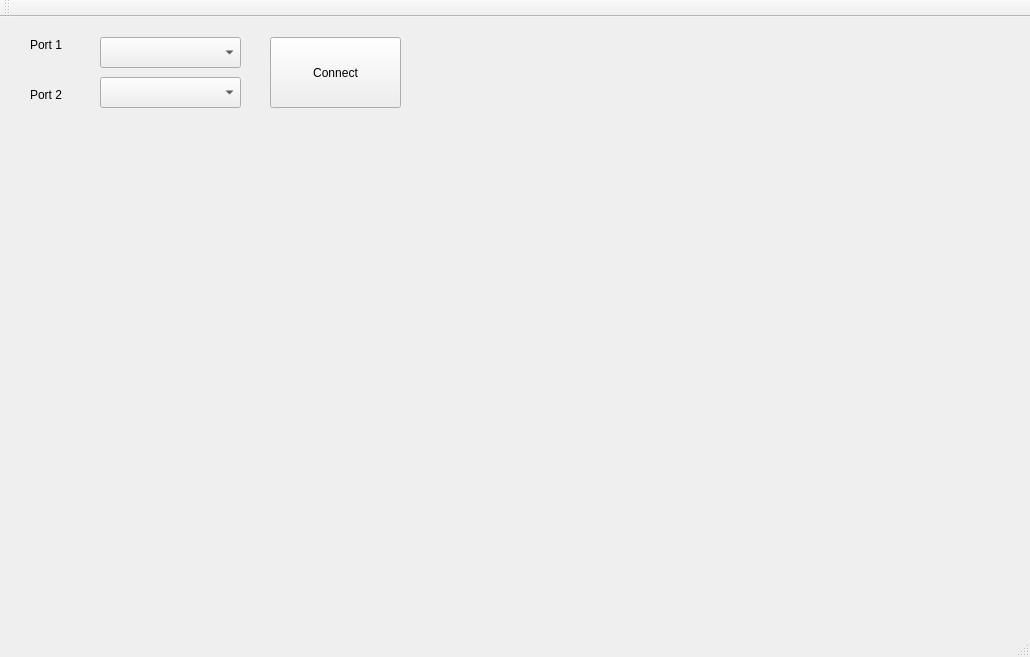
<?xml version="1.0" encoding="UTF-8"?>
<ui version="4.0">
 <class>MainWindow</class>
 <widget class="QMainWindow" name="MainWindow">
  <property name="geometry">
   <rect>
    <x>0</x>
    <y>0</y>
    <width>1030</width>
    <height>657</height>
   </rect>
  </property>
  <property name="windowTitle">
   <string>MainWindow</string>
  </property>
  <widget class="QWidget" name="centralWidget">
   <widget class="QComboBox" name="comboBox1">
    <property name="geometry">
     <rect>
      <x>100</x>
      <y>20</y>
      <width>141</width>
      <height>31</height>
     </rect>
    </property>
   </widget>
   <widget class="QLabel" name="label">
    <property name="geometry">
     <rect>
      <x>30</x>
      <y>20</y>
      <width>121</width>
      <height>16</height>
     </rect>
    </property>
    <property name="text">
     <string>Port 1</string>
    </property>
   </widget>
   <widget class="QLabel" name="label_2">
    <property name="geometry">
     <rect>
      <x>30</x>
      <y>70</y>
      <width>121</width>
      <height>16</height>
     </rect>
    </property>
    <property name="text">
     <string>Port 2</string>
    </property>
   </widget>
   <widget class="QComboBox" name="comboBox2">
    <property name="geometry">
     <rect>
      <x>100</x>
      <y>60</y>
      <width>141</width>
      <height>31</height>
     </rect>
    </property>
   </widget>
   <widget class="QPushButton" name="startButton">
    <property name="geometry">
     <rect>
      <x>270</x>
      <y>20</y>
      <width>131</width>
      <height>71</height>
     </rect>
    </property>
    <property name="text">
     <string>Connect</string>
    </property>
   </widget>
   <widget class="QLabel" name="label_3">
    <property name="geometry">
     <rect>
      <x>30</x>
      <y>110</y>
      <width>341</width>
      <height>71</height>
     </rect>
    </property>
    <property name="text">
     <string/>
    </property>
   </widget>
   <widget class="QCustomPlot" name="customPlot" native="true">
    <property name="geometry">
     <rect>
      <x>40</x>
      <y>100</y>
      <width>951</width>
      <height>501</height>
     </rect>
    </property>
   </widget>
  </widget>
  <widget class="QMenuBar" name="menuBar">
   <property name="geometry">
    <rect>
     <x>0</x>
     <y>0</y>
     <width>1030</width>
     <height>20</height>
    </rect>
   </property>
  </widget>
  <widget class="QToolBar" name="mainToolBar">
   <attribute name="toolBarArea">
    <enum>TopToolBarArea</enum>
   </attribute>
   <attribute name="toolBarBreak">
    <bool>false</bool>
   </attribute>
  </widget>
  <widget class="QStatusBar" name="statusBar"/>
 </widget>
 <layoutdefault spacing="6" margin="11"/>
 <customwidgets>
  <customwidget>
   <class>QCustomPlot</class>
   <extends>QWidget</extends>
   <header>qcustomplot.h</header>
   <container>1</container>
  </customwidget>
 </customwidgets>
 <resources/>
 <connections/>
</ui>
